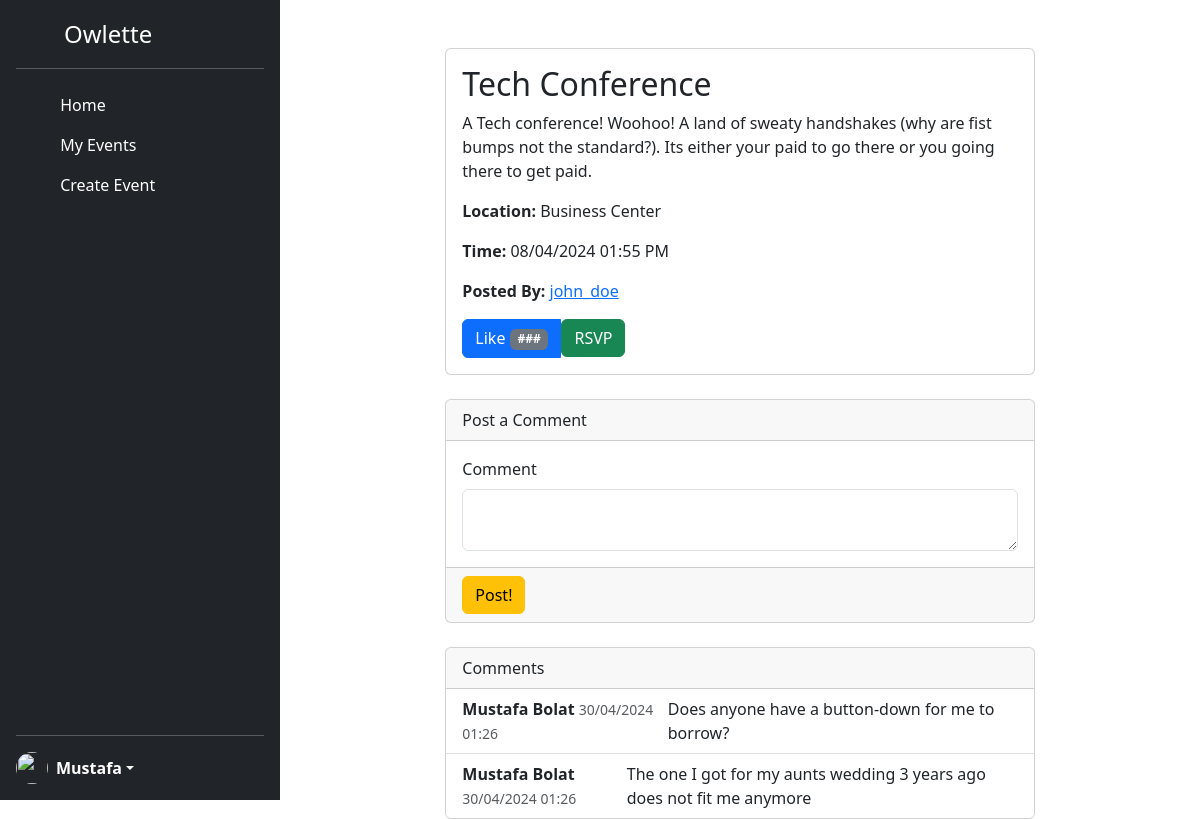
/eventview/2 (signed in), run on the app's committed database.
### models.py (models this page shows, shortened)
class User(db.Model, UserMixin):
    __tablename__ = 'user'
    userid = db.Column(db.Integer,
                   primary_key=True)
    username = db.Column(db.String(40),
                         nullable=False,
                         unique=True)
    email = db.Column(db.String(40),
                      unique=True,
                      nullable=False)
    password = db.Column(db.String(200),
                         unique=False,
                         nullable=False)
    firstname = db.Column(db.String(40),
                         nullable=False)
    lastname = db.Column(db.String(40),
                         nullable=False)
    bio = db.Column(db.String(255),
                         nullable=True)
    created_at = db.Column(db.DateTime,
                           nullable=False,
                           default=datetime.now(pytz.timezone('US/Eastern')))
    ismod = db.Column(db.Boolean,
                           default=False)
    posts = db.relationship('Event', backref='author', lazy='dynamic')

class Event(db.Model):
    __tablename__ = 'event'
    eventID = db.Column(db.Integer, primary_key=True)
    userID = db.Column(db.Integer, db.ForeignKey('user.userid'))
    title = db.Column(db.String(80))
    status = db.Column(db.String(80), default='active')
    description = db.Column(db.String(1000))
    eventTime = db.Column(db.DateTime)
    location = db.Column(db.String(80))
    flairone_id = db.Column(db.Integer, db.ForeignKey('flair.flairID'))
    flairtwo_id = db.Column(db.Integer, db.ForeignKey('flair.flairID'))
    flarirthree_id = db.Column(db.Integer, db.ForeignKey('flair.flairID'))
    flairone = db.relationship('Flair', foreign_keys=[flairone_id])
    flairtwo = db.relationship('Flair', foreign_keys=[flairtwo_id])
    flarirthree = db.relationship('Flair', foreign_keys=[flarirthree_id])
    comments = db.relationship('Comment', backref='comments', lazy='dynamic')
    op = db.relationship('User', backref='op', lazy='joined')

class Comment(db.Model):
     __tablename__ = 'comment'
     commentID = db.Column(db.Integer, primary_key=True)
     userID = db.Column(db.Integer, db.ForeignKey('user.userid'))
     eventID = db.Column(db.Integer, db.ForeignKey('event.eventID'))
     message = db.Column(db.String(255))
     timestamp = db.Column(db.DateTime, default=datetime.now(pytz.timezone('US/Eastern')))
     author = db.Relationship('User', backref='author', lazy='joined')

### app.py (the view, shortened to what this page needs)
@app.route('/eventview/<int:eventID>', methods=['GET','POST'])
@login_required
def eventdetailview(eventID):
    form = commentForm(request.form)
    singleEvent = Event.query.get(eventID)
    flairName = singleEvent.flairone.name if singleEvent.flairone else "None"  # Retrieve the flairs for the event
    user_has_rsvped = RSVP.query.filter_by(userID=current_user.userid, eventID=eventID).first() is not None
    return render_template("eventdetailview.html", singleEvent=singleEvent, flairName=flairName,
                user_has_rsvped=user_has_rsvped, form=form)

### forms.py
class commentForm(FlaskForm):
    message = TextAreaField('Comment', validators=[DataRequired(), Length(max=255)])
    submit = SubmitField(label='Post!')

### app.py (called while the page is built)
@login_manager.user_loader
def load_user(userid):
    return User.query.get(int(userid))

### templates/eventdetailview.html (shortened to what this page needs)
{% extends "base.html" %}
{% block content %}
<div class="container">
    <div class="row">
      <div class="col-md-8 mx-auto mt-5">
        <div class="card">
          <div class="card-body">
            <h2 class="card-title">{{singleEvent.title}}</h2>
            <p class="card-text">{{singleEvent.description}}</p>
            <p class="card-text"><strong>Location:</strong> {{singleEvent.location}}</p>
            <p class="card-text"><strong>Time:</strong> {{singleEvent.eventTime.strftime(' %d/%m/%Y %I:%M %p')}}</p>
            <p class="card-text"><strong>Posted By:</strong> <a href='{{url_for('profileView', userid=singleEvent.op.userid)}}'>{{singleEvent.op.username}}</a></p>
            <div class="btn-group" role="group" aria-label="Event Actions">
              <button type="button" class="btn btn-primary">
                Like <span class="badge text-bg-secondary">###</span>
              </button>
              <form action="{{ url_for('rsvp_to_event', event_id=singleEvent.eventID) }}" method="post">
                {% if user_has_rsvped %}
                <button type="submit" class="btn btn-danger">
                    <i class="fas fa-times"></i> Cancel RSVP
                </button>
                {% else %}
                <button type="submit" class="btn btn-success">
                     RSVP
                </button>
                {% endif %}
              </form>
            </div>
          </div>
        </div>
        <div class="card mt-4">
          <div class="card-header">
              <div class="col-auto me-auto">Post a Comment</div>
          </div>
          <div class='card-body'>
              <form method="POST">
                {{ form.message.label(class="form-label") }}
                {{ form.message(class="form-control")  }}
          </div>
          <div class='card-footer'>
            {{ form.submit(class="btn btn-warning") }}
          </div>
        </div>
        <div class="card mt-4">
          <div class="card-header">
            Comments
          </div>
          <ul class="list-group list-group-flush">
            {% for comment in singleEvent.comments%}
            <li class="list-group-item">
              <div class="d-flex justify-content-between">
                <div>
                  <strong>{{comment.author.firstname}} {{comment.author.lastname}}</strong>
                  <small class="text-muted">{{ comment.timestamp.strftime(' %d/%m/%Y %H:%M ') }}</small>
                </div>
                <div>
                  <span>{{comment.message}}</span>
                </div>
              </div>
            </li>
            {% endfor %}
          </ul>
        </div>
      </div>
    </div>
  </div>
{% endblock %}

### templates/base.html (shortened to what this page needs)
<!DOCTYPE html>
<lang="en">
<head>
    <link rel="stylesheet" href="{{ url_for('static', filename='style.css') }}">
    <link href="https://cdn.jsdelivr.net/npm/bootstrap@5.3.3/dist/css/bootstrap.min.css" rel="stylesheet">
    <link href="https://cdn.jsdelivr.net/npm/bootstrap@5.3.3/dist/css/bootstrap.min.css" rel="stylesheet">
</head>
<body>
<div class="d-flex flex-row" style="">
  <div class="d-flex flex-column flex-shrink-0 p-3 text-white bg-dark" style="width: 280px; height: 100vh">
      <a href="/" class="d-flex align-items-center mb-3 mb-md-0 me-md-auto text-white text-decoration-none">
        <svg class="bi me-2" width="40" height="32"><use xlink:href="LOGO"/></svg>
        <span class="fs-4">Owlette</span>
      </a>
      <hr>
      <ul class="nav nav-pills flex-column mb-auto">
        <li class="nav-item">
          <a href="{{url_for('home')}}" class="nav-link text-white {{ 'active' if request.path == '/home' else '' }}"
          aria-current="page">
            <svg class="bi me-2" width="16" height="16"><use xlink:href="#home"/></svg>
            Home
          </a>
        </li>
       <li>
          <a href="{{url_for('myevents')}}" class="nav-link text-white {{ 'active' if request.path == '/myevents' else '' }}"
          aria-current="page">
            <svg class="bi me-2" width="16" height="16"><use xlink:href="#speedometer2"/></svg>
            My Events
          </a>
        </li>
        <li>
          <a href="{{url_for('create_event')}}" class="nav-link text-white {{ 'active' if request.path == '/create-event' else '' }}"
          aria-current="page">
            <svg class="bi me-2" width="16" height="16"><use xlink:href="#table"/></svg>
            Create Event
          </a>
        </li>
      </ul>
      <hr>
      <div class="dropdown">
        <a href="{{ url_for('profileView', userid=current_user.userid) }}" class="d-flex align-items-center text-white text-decoration-none dropdown-toggle" role="button" id="dropdownUser1" data-bs-toggle="dropdown" aria-haspopup="true" aria-expanded="false">
        <img src="https://github.com/mdo.png" alt="" width="32" height="32" class="rounded-circle me-2">
          {% if current_user.is_authenticated %}
            <strong>
                {{ current_user.firstname }}
            </strong>
          {% else %}
            <strong>
                User
            </strong>
          {% endif %}
        </a>
      </div>
  </div>
  {% block content %}
  {% endblock %}
</div>
</body>
</html>

### data on the page
User: firstname "Mustafa"
Event: title "Tech Conference", description "A Tech conference! Woohoo! A land of sweaty handshakes (why are fist bumps not the standard?). Its either your paid to go there or you going there to get paid.", location "Business Center", eventTime "08/04/2024 01:55 PM"
User: op.username "john_doe"
Comment: author.firstname "Mustafa", author.lastname "Bolat", timestamp "30/04/2024 01:26", message "Does anyone have a button-down for me to borrow?"
Comment: author.firstname "Mustafa", author.lastname "Bolat", timestamp "30/04/2024 01:26", message "The one I got for my aunts wedding 3 years ago does not fit me anymore"
